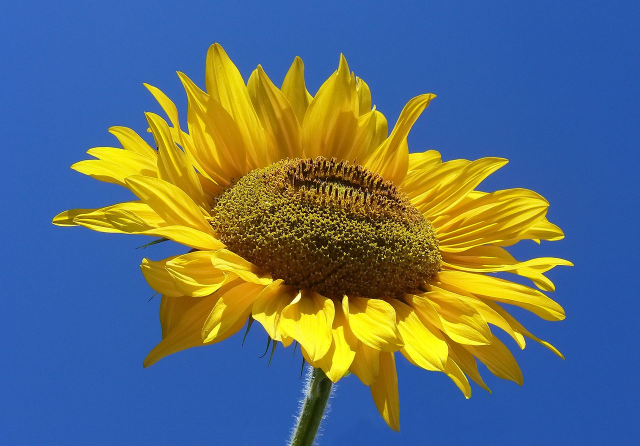
#> input picture image.jpg, 1280 x 892 px (shown at 1/2 size)
$ python task1.py
#> lines starting #> are read from the running program, lines starting #| are printed output that depends on the picture
import dearpygui.dearpygui as dpg
import cv2
import math
import numpy as np
files = [
    'image.jpg',
    'image_grayscale_one.jpg',
    'image_grayscale_second.jpg',
    'image_grayscale_difference.jpg',
    'image_red.jpg',
    'image_green.jpg',
    'image_blue.jpg',
    'image_hsv.jpg'
]

temp = cv2.imread(files[0])
#> temp is the input picture: shape (892, 1280, 3); mean B, G, R 117.5, 110.1, 93.1
cv2.imwrite(files[7],temp)

gr_1_intensity = [0 for _ in range(256)]
gr_2_intensity = [0 for _ in range(256)]


def rgb_to_hsv(r, g, b):
#> called with r = 52, g = 102, b = 189
    r, g, b = r / 255.0, g / 255.0, b / 255.0
#> r = 0.204; g = 0.4; b = 0.741
    maxx = max(r, g, b)
#> maxx = 0.741
    minn = min(r, g, b)
#> minn = 0.204
    dif = maxx - minn
#> dif = 0.537

    if maxx == minn:
        h = 0
    elif maxx == r and g >= b:
        h = (60 * ((g - b) / dif) + 0)
    elif maxx == r and g < b:
        h = (60 * ((g - b) / dif) + 360)
    elif maxx == g:
        h = (60 * ((b - r) / dif) + 120)
    elif maxx == b:
        h = (60 * ((r - g) / dif) + 240)
#> h = 218.1

    if maxx == 0:
        s = 0
    else:
        s = (1 - minn / maxx) * 100
#> s = 72.49
    v = maxx * 100
#> v = 74.12
    return round(h), round(s), round(v)

# [20 lines left out: function hsv_to_rgb, not called in this run]


targetH, targetS, targetV = rgb_to_hsv(temp[0][0][2], temp[0][0][1], temp[0][0][0])
#> targetH = 218; targetS = 72; targetV = 74
targetH_const = targetH
#> targetH_const = 218
targetS_const = targetS
#> targetS_const = 72
targetV_const = targetV
#> targetV_const = 74


def render_task1():
    image = cv2.imread(files[0])
    w,h,_ = image.shape
#> w = 892; h = 1280
    for i in range(w):
        for j in range(h):
            #0.299 0.587 0.114
            y = image[i][j][0] * 0.114 + image[i][j][1] * 0.587 + image[i][j][2] * 0.299
            image[i][j] = [y,y,y]
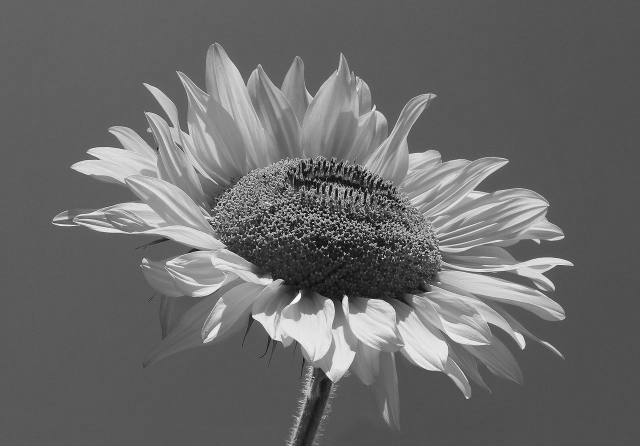
#> image: shape (892, 1280, 3) (shown at 1/2 size); min 1, max 253, mean 105.4
    cv2.imwrite(files[1], image)
    image = cv2.imread(files[0])
    for i in range(w):
        for j in range(h):
            #0.2126 0.7152 0.0722
            y = image[i][j][0] * 0.0722 + image[i][j][1] * 0.7152 + image[i][j][2] * 0.2126
            image[i][j] = [y,y,y]
    cv2.imwrite(files[2], image)
    gr_1 = cv2.imread(files[1])
#> gr_1: shape (892, 1280, 3); min 0, max 255, mean 105.4
    gr_2 = cv2.imread(files[2])
#> gr_2: shape (892, 1280, 3); min 0, max 255, mean 106.4
    image = cv2.subtract(gr_2,gr_1)
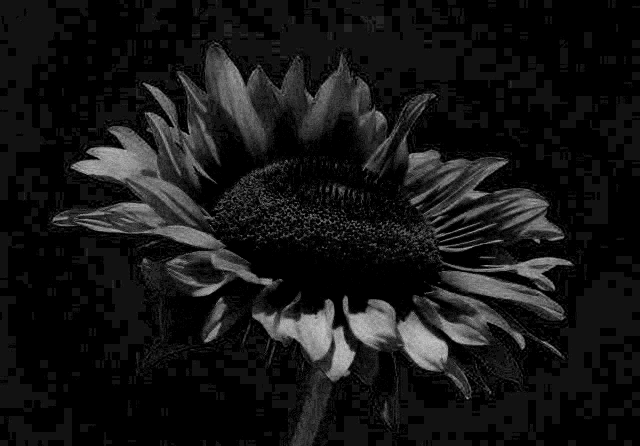
#> image: shape (892, 1280, 3) (shown at 1/2 size); min 0, max 14, mean 1.2; drawn with min black and max white
    cv2.imwrite(files[3],image)
    for i in range(w):
        for j in range(h):
            gr_1_intensity[gr_1[i][j][0]] += 1
            gr_2_intensity[gr_2[i][j][0]] += 1
def render_task2():
    image = cv2.imread(files[0])
    channels = [
        image[:, :, 0].ravel(),
        image[:, :, 1].ravel(),
        image[:, :, 2].ravel(),
    ]

    image[:, :, 1] = 0
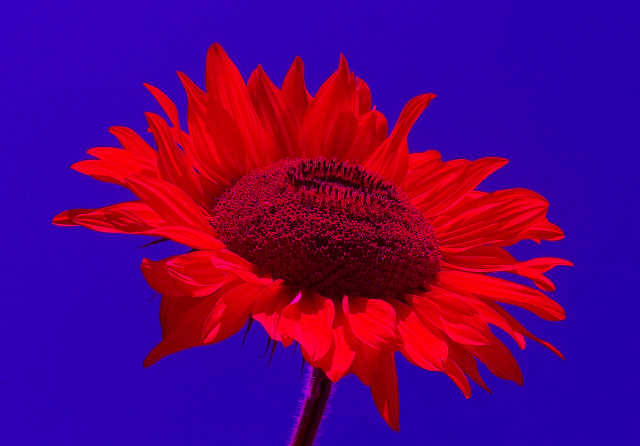
#> image: shape (892, 1280, 3) (shown at 1/2 size); mean B, G, R 117.5, 0, 93.1
    image[:, :, 0] = 0
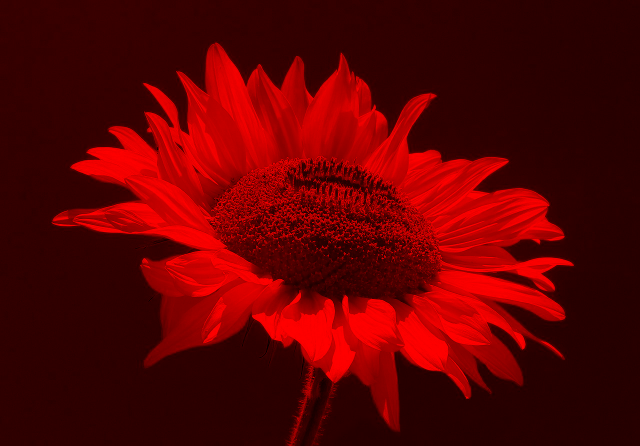
#> image: shape (892, 1280, 3) (shown at 1/2 size); mean B, G, R 0, 0, 93.1
    cv2.imwrite(files[4], image)

    image = cv2.imread(files[0])
    image[:, :, 2] = 0
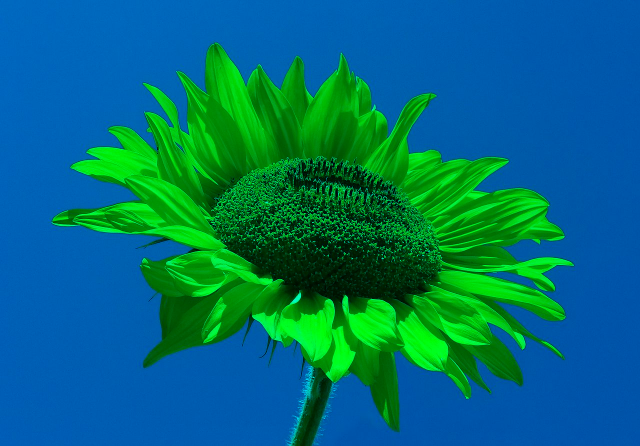
#> image: shape (892, 1280, 3) (shown at 1/2 size); mean B, G, R 117.5, 110.1, 0
    image[:, :, 0] = 0
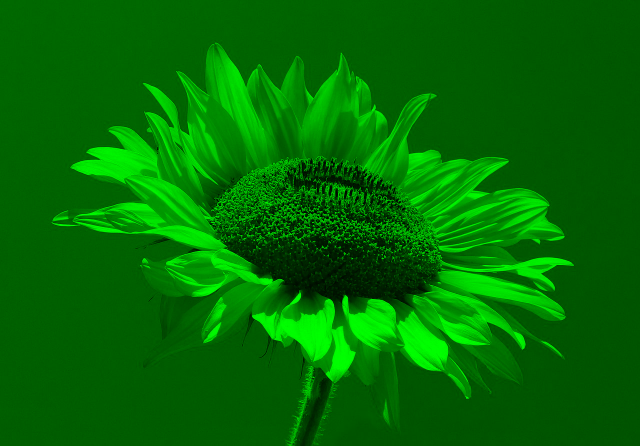
#> image: shape (892, 1280, 3) (shown at 1/2 size); mean B, G, R 0, 110.1, 0
    cv2.imwrite(files[5], image)

    image = cv2.imread(files[0])
    image[:, :, 2] = 0
    image[:, :, 1] = 0
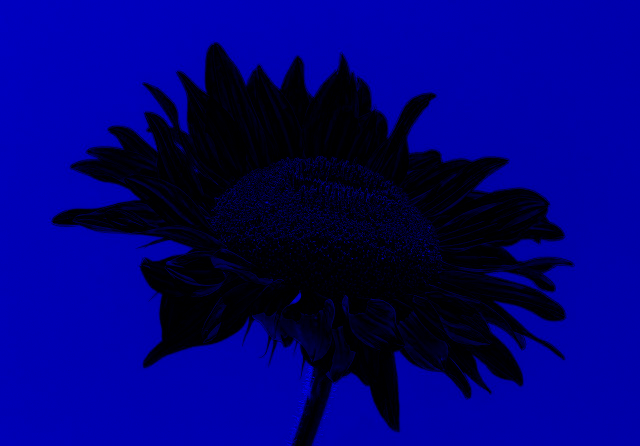
#> image: shape (892, 1280, 3) (shown at 1/2 size); mean B, G, R 117.5, 0, 0
    cv2.imwrite(files[6], image)
    return channels

def changeH(e,v):
    global targetH
    targetH = int(v)
def changeV(e,v):
    global targetV
    targetV = int(v)
def changeS(e,v):
    global targetS
    targetS = int(v)


# [15 lines left out: function render_task3, not called in this run]

render_task1()
channels_task2 = render_task2()
#> channels_task2 = 3 items

dpg.create_context()
#> (this line was passed over: dearpygui is not available in this run)
#> (the run stopped early here; a loop or call above may not have finished)
